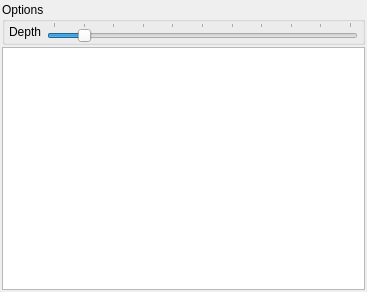
<?xml version="1.0" encoding="UTF-8"?>
<ui version="4.0">
 <class>QTreeVariantWidget</class>
 <widget class="QWidget" name="QTreeVariantWidget">
  <property name="geometry">
   <rect>
    <x>0</x>
    <y>0</y>
    <width>367</width>
    <height>292</height>
   </rect>
  </property>
  <property name="windowTitle">
   <string>Form</string>
  </property>
  <layout class="QVBoxLayout" name="verticalLayout" stretch="0,1">
   <property name="spacing">
    <number>2</number>
   </property>
   <property name="leftMargin">
    <number>2</number>
   </property>
   <property name="topMargin">
    <number>2</number>
   </property>
   <property name="rightMargin">
    <number>2</number>
   </property>
   <property name="bottomMargin">
    <number>2</number>
   </property>
   <item>
    <widget class="QGroupBox" name="widgetOptions">
     <property name="title">
      <string>Options</string>
     </property>
     <property name="flat">
      <bool>true</bool>
     </property>
     <property name="checkable">
      <bool>false</bool>
     </property>
     <layout class="QFormLayout" name="formLayout">
      <property name="horizontalSpacing">
       <number>6</number>
      </property>
      <property name="verticalSpacing">
       <number>2</number>
      </property>
      <property name="leftMargin">
       <number>4</number>
      </property>
      <property name="topMargin">
       <number>0</number>
      </property>
      <property name="rightMargin">
       <number>4</number>
      </property>
      <property name="bottomMargin">
       <number>0</number>
      </property>
      <item row="2" column="0">
       <widget class="QLabel" name="labelDepth">
        <property name="text">
         <string>Depth</string>
        </property>
       </widget>
      </item>
      <item row="2" column="1">
       <widget class="QSlider" name="sliderDepth">
        <property name="toolTip">
         <string>Depth of recursion when representing list/map/hash.</string>
        </property>
        <property name="minimum">
         <number>0</number>
        </property>
        <property name="maximum">
         <number>10</number>
        </property>
        <property name="pageStep">
         <number>5</number>
        </property>
        <property name="value">
         <number>1</number>
        </property>
        <property name="orientation">
         <enum>Qt::Horizontal</enum>
        </property>
        <property name="tickPosition">
         <enum>QSlider::TicksAbove</enum>
        </property>
        <property name="tickInterval">
         <number>1</number>
        </property>
       </widget>
      </item>
     </layout>
    </widget>
   </item>
   <item>
    <widget class="QTreeView" name="treeView">
     <property name="editTriggers">
      <set>QAbstractItemView::NoEditTriggers</set>
     </property>
     <property name="alternatingRowColors">
      <bool>true</bool>
     </property>
     <property name="selectionMode">
      <enum>QAbstractItemView::SingleSelection</enum>
     </property>
     <property name="selectionBehavior">
      <enum>QAbstractItemView::SelectItems</enum>
     </property>
     <property name="verticalScrollMode">
      <enum>QAbstractItemView::ScrollPerPixel</enum>
     </property>
     <property name="horizontalScrollMode">
      <enum>QAbstractItemView::ScrollPerPixel</enum>
     </property>
     <property name="wordWrap">
      <bool>true</bool>
     </property>
    </widget>
   </item>
  </layout>
  <action name="actionNew">
   <property name="icon">
    <iconset theme="document-new">
     <normaloff>.</normaloff>.</iconset>
   </property>
   <property name="text">
    <string>New</string>
   </property>
  </action>
  <action name="actionOpen">
   <property name="icon">
    <iconset theme="document-open">
     <normaloff>.</normaloff>.</iconset>
   </property>
   <property name="text">
    <string>Open</string>
   </property>
  </action>
  <action name="actionSave">
   <property name="icon">
    <iconset theme="document-save">
     <normaloff>.</normaloff>.</iconset>
   </property>
   <property name="text">
    <string>Save</string>
   </property>
  </action>
  <action name="actionSaveAs">
   <property name="icon">
    <iconset theme="document-save-as">
     <normaloff>.</normaloff>.</iconset>
   </property>
   <property name="text">
    <string>Save as</string>
   </property>
  </action>
  <action name="actionClose">
   <property name="icon">
    <iconset theme="stock_close">
     <normaloff>.</normaloff>.</iconset>
   </property>
   <property name="text">
    <string>Close</string>
   </property>
  </action>
  <action name="actionQuit">
   <property name="icon">
    <iconset theme="application-exit">
     <normaloff>.</normaloff>.</iconset>
   </property>
   <property name="text">
    <string>Quit</string>
   </property>
   <property name="menuRole">
    <enum>QAction::QuitRole</enum>
   </property>
  </action>
  <action name="actionAdd">
   <property name="icon">
    <iconset theme="list-add">
     <normaloff>.</normaloff>.</iconset>
   </property>
   <property name="text">
    <string>Add</string>
   </property>
   <property name="shortcut">
    <string notr="true">Ctrl+I</string>
   </property>
  </action>
  <action name="actionRemove">
   <property name="icon">
    <iconset theme="list-remove">
     <normaloff>.</normaloff>.</iconset>
   </property>
   <property name="text">
    <string>Remove</string>
   </property>
   <property name="shortcut">
    <string>Ctrl+D</string>
   </property>
  </action>
  <action name="actionAbout">
   <property name="icon">
    <iconset theme="help-about">
     <normaloff>.</normaloff>.</iconset>
   </property>
   <property name="text">
    <string>About</string>
   </property>
   <property name="shortcut">
    <string notr="true"/>
   </property>
  </action>
  <action name="actionShowOptionSidebar">
   <property name="checkable">
    <bool>true</bool>
   </property>
   <property name="icon">
    <iconset theme="taskbar">
     <normaloff>.</normaloff>.</iconset>
   </property>
   <property name="text">
    <string>Show option sidebar</string>
   </property>
  </action>
 </widget>
 <tabstops>
  <tabstop>treeView</tabstop>
 </tabstops>
 <resources/>
 <connections/>
</ui>
